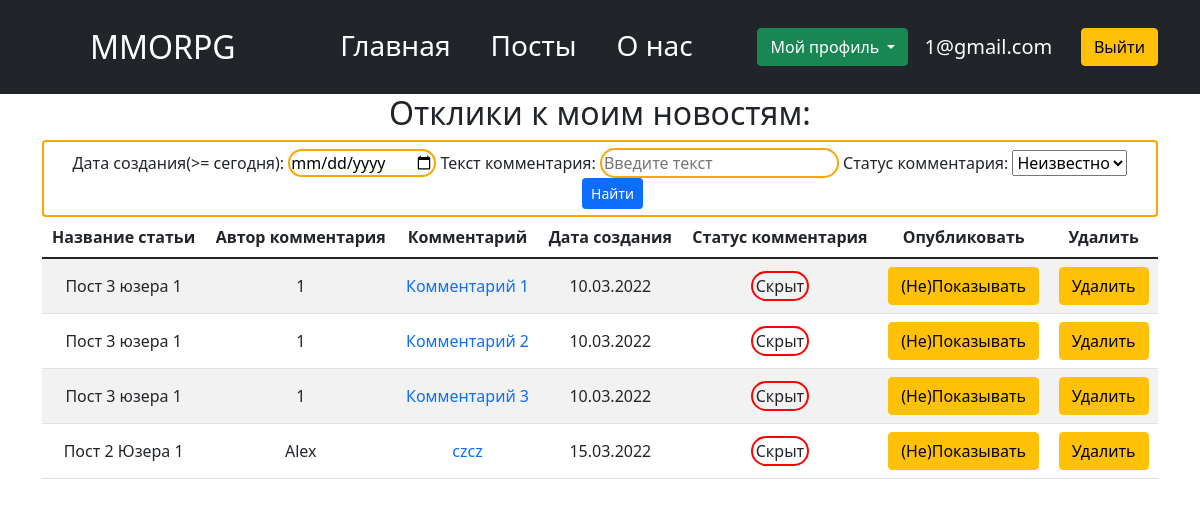
/posts/post_responses/ (signed in), run on the app's committed database.
### news/models.py (models this page shows, shortened)
class Comment(models.Model):
    user_comment = models.ForeignKey(User,
                                     on_delete=models.CASCADE,
                                     verbose_name='Автор комментария')
    text_comment = models.TextField(verbose_name='Текст коммента')
    post_comment = models.ForeignKey(Post,
                                     on_delete=models.CASCADE,
                                     related_name='comments_posts',
                                     verbose_name='Комментируемый пост')
    time_comment = models.DateTimeField(auto_now_add=True,
                                        verbose_name='Дата комментария')
    status_comment = models.BooleanField(verbose_name='Статус коммента',
                                         default=False,
                                        )
    objects = StatusComments()
    class Meta:
        verbose_name = 'Комментарий'
        verbose_name_plural = 'Комментарии'

class Post(models.Model):
    Tank = 'Танк'
    Heal = 'Хиллы'
    DD = 'ДД'
    SELLERS = 'Торговцы'
    GILDMASTERS = 'Гилдмастеры'
    KVESTGRS = 'Квестгиверы'
    BLACKSMITHS = 'Кузнецы'
    LEATHERWRKS = 'Кожевники'
    CHEMISTS = 'Зельевары'
    SPELLMASTERS = 'Мастера Заклинаний'
    CATEGORY_CHOICES = [
        (Tank, 'Танк'),
        (Heal, 'Хиллы'),
        (DD, 'ДД'),
        (SELLERS, 'Торговцы'),
        (GILDMASTERS, 'Гилдмастеры'),
        (KVESTGRS, 'Квестгиверы'),
        (BLACKSMITHS, 'Кузнецы'),
        (LEATHERWRKS, 'Кожевники'),
        (CHEMISTS, 'Зельевары'),
        (SPELLMASTERS, 'Мастера Заклинаний')
    ]
    title = models.CharField(unique=True,
                             max_length=128,
                             verbose_name='Название'
                             )
    text = models.TextField(verbose_name='131')
    date_creation = models.DateTimeField(auto_now_add=True)
    category = models.CharField(choices=CATEGORY_CHOICES,
                                default='Tank',
                                verbose_name='Категория',
                                max_length=18
                                )
    author = models.ForeignKey(User,
                               on_delete=models.CASCADE,
                               verbose_name='Автор'
                               )
    rating = models.IntegerField(default=0)
    class Meta:
        verbose_name = 'Пост'
        verbose_name_plural = 'Посты'

### news/views.py (the view)
# urls.py: path('post_responses/', PostResponses.as_view(), name='post_responses'),
class PostResponses(LoginRequiredMixin, TemplateView):
    template_name = 'MMORPG/post_responses.html'
    def get_context_data(self, **kwargs):
        context = super().get_context_data(**kwargs)
        context['post_comments'] = Comment.objects.all().order_by('-time_comment')
        context['filter'] = ResponseFilter(self.request.GET)
        return context

### news/models.py (called while the page is built)
    def get_queryset(self):
        return super().get_queryset().filter(Q(status_comment=False, user_comment=get_current_user()) |
                                             Q(status_comment=False, post_comment__author=get_current_user()) |
                                             Q(status_comment=True)
                                             )

### templates/MMORPG/post_responses.html (shortened to what this page needs)
{% extends 'MMORPG/flatpages/default.html' %}
{% block content %}
  <h2>Отклики к моим новостям:</h2>
  <form method="GET" class="form-control" style="border: 2px solid orange;">
    {{ filter.form}}
    <input type="submit" value="Найти" class="btn btn-primary btn-sm" style="margin-left: 25px;">
  </form>
  <table class="table table-striped">
    <thead>
      <tr>
        <th scope="col">Название статьи</th>
        <th scope="col">Автор комментария</th>
        <th scope="col">Комментарий</th>
        <th scope="col">Дата создания</th>
        <th scope="col">Статус комментария</th>
        <th scope="col">Опубликовать</th>
        <th scope="col">Удалить</th>
      </tr>
    </thead>
    <tbody>
      {%for comment in filter.qs%}
        {% if request.user == comment.post_comment.author %}
          <tr {% if post.id|slugify == request.GET.id %} style="background:yellow" {% endif%}>
              {% include 'MMORPG/comment_instance.html' %}
          </tr>
        {%endif%}
      {% endfor %}
    </tbody>
  </table>
{% endblock %}

### templates/MMORPG/flatpages/default.html (shortened to what this page needs)
{% load static %}
<!doctype html>
<html lang="en">
  <head>
    <link href="{% static 'bootstrap/css/bootstrap.min.css' %}" rel="stylesheet">
  </head>
  <body>
    <nav class="p-3 bg-dark text-white sticky-top ">
        <div class="container">
          <div class="d-flex flex-wrap align-items-center justify-content-center justify-content-lg-start">
            <a href="/home/" class="d-flex align-items-center mb-3 mb-md-0 me-md-auto text-white text-decoration-none">
              <svg class="bi me-2" width="40" height="32"><use xlink:href="#bootstrap"/></svg>
              <span class="fs-2">MMORPG</span>
            </a>
            <button class="navbar-toggler" type="button" data-toggle="collapse" data-target="#navbarTogglerDemo02" aria-controls="navbarTogglerDemo02" aria-expanded="false" aria-label="Toggle navigation">
              <span class="navbar-toggler-icon"></span>
            </button>
            <ul class="nav col-lg-auto me-lg-auto justify-content-center fs-3">
              <li>
                <a class="nav-link px-3 mx-1 mb-1 text-white" href="{% url 'home_page' %}">Главная</a>
              </li>
              <li>
                <a class="nav-link px-3 mx-1 mb-1 text-white" href="{% url 'post_list' %}" >Посты</a>
              </li>
              <li>
                <a class="nav-link px-3 mx-1 mb-1 text-white" href="/about/" >О нас</a>
              </li>
            </ul>
            {% if request.user.is_authenticated %}
              <div class="dropdown px-3 ">
                <button class="btn btn-success dropdown-toggle" type="button" id="dropdownMenuButton1" data-bs-toggle="dropdown" aria-expanded="false">
                  Мой профиль
                </button>
              </div>
              <div class="nav col-12 mt-2 col-lg-auto me-lg-auto justify-content-center">
                <h5>{{request.user.email}}</h5>
              </div>
              <div class="text-end">
                <button onclick="window.location.href = '/accounts/logout/'" type="button" class="btn btn-warning">Выйти</button>
              </div>
            {%else%}
              <div class="text-end">
                <button onclick="window.location.href = '/accounts/login/'" type="button" class="btn btn-outline-light me-2">Вход</button>
                <button onclick="window.location.href = '/accounts/signup/'" type="button" class="btn btn-warning">Регистрация</button>
              </div>
            {%endif%}
          </div>
        </div>
    </nav>
    <div class="container">
      <div class="row">
        <div class="col-lg-12 text-center">
          {% block content %}{% endblock content %}
        </div>
      </div>
    </div>
  </body>
</html>

### templates/MMORPG/comment_instance.html (shortened to what this page needs)
    <td style='vertical-align: middle;'>{{comment.post_comment.title}}</td>
    <td style='vertical-align: middle;'>{{comment.user_comment}}</td>
    <td style='vertical-align: middle;'><a href="#" style="text-decoration: none;"> {{comment.text_comment}} </a></td>
    <td style='vertical-align: middle;'>{{comment.time_comment|date:'d.m.Y'}}</td>
    <td style='vertical-align: middle;'>{% if comment.status_comment %}
            <font style="border: 2px solid green; border-radius: 15px; padding: 2px 3px;">Опубликован</font>
        {% else %}
            <font style="border: 2px solid red; border-radius: 15px; padding: 2px 3px;">Скрыт</font>
        {% endif %}
</td>
<td style="vertical-align: middle;"><a class="update_status btn btn-warning" href="#" data-url="{%url 'update_status_comment' comment.id 'public'%}">(Не)Показывать</a></td>
<td style="vertical-align: middle;"><a class="update_status btn btn-warning" href="#" data-url="{%url 'update_status_comment' comment.id 'delete'%}">Удалить</a></td>

### data on the page
Comment: post_comment "Пост 3 юзера 1", user_comment "1", text_comment "Комментарий 1", time_comment "10.03.2022", status_comment "Скрыт"
Comment: post_comment "Пост 3 юзера 1", user_comment "1", text_comment "Комментарий 2", time_comment "10.03.2022", status_comment "Скрыт"
Comment: post_comment "Пост 3 юзера 1", user_comment "1", text_comment "Комментарий 3", time_comment "10.03.2022", status_comment "Скрыт"
Comment: post_comment "Пост 2 Юзера 1", user_comment "Alex", text_comment "czcz", time_comment "15.03.2022", status_comment "Скрыт"

### other printed values
{{ request.user.email }} "1@gmail.com"
